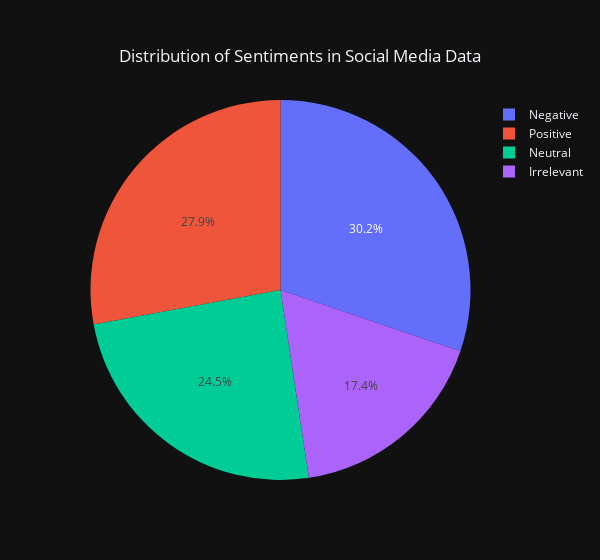

Notebook source saved alongside this figure:
### Code cell
# Create a pie chart for sentiment distribution
fig = px.pie(sentiment_counts, 
             values=sentiment_counts.values, 
             names=sentiment_counts.index, 
             title='Distribution of Sentiments in Social Media Data')

fig.update_layout(
    template='plotly_dark',
    width=600,
        title={
        'text': 'Distribution of Sentiments in Social Media Data',
        'x': 0.5,  # Set x to 0.5 for center alignment
        'xanchor': 'center',  # Anchor the title to the center
        'yanchor': 'top'  # Align the title to the top of the plot area
    }
)

# Show the plot
fig.show()

### Figure 1 — Plotly figure (JSON) as saved in the notebook; plotly's stock layout.template omitted (floating-point values rounded to 4 significant figures)
{"data": [{"domain": {"x": [0, 1], "y": [0, 1]}, "hovertemplate": "sentiment=%{label}<br>value=%{value}<extra></extra>", "labels": ["Negative", "Positive", "Neutral", "Irrelevant"], "legendgroup": "", "name": "", "showlegend": true, "type": "pie", "values": [22358, 20655, 18108, 12875]}], "layout": {"legend": {"tracegroupgap": 0}, "title": {"text": "Distribution of Sentiments in Social Media Data", "x": 0.5, "xanchor": "center", "yanchor": "top"}, "width": 600}}
